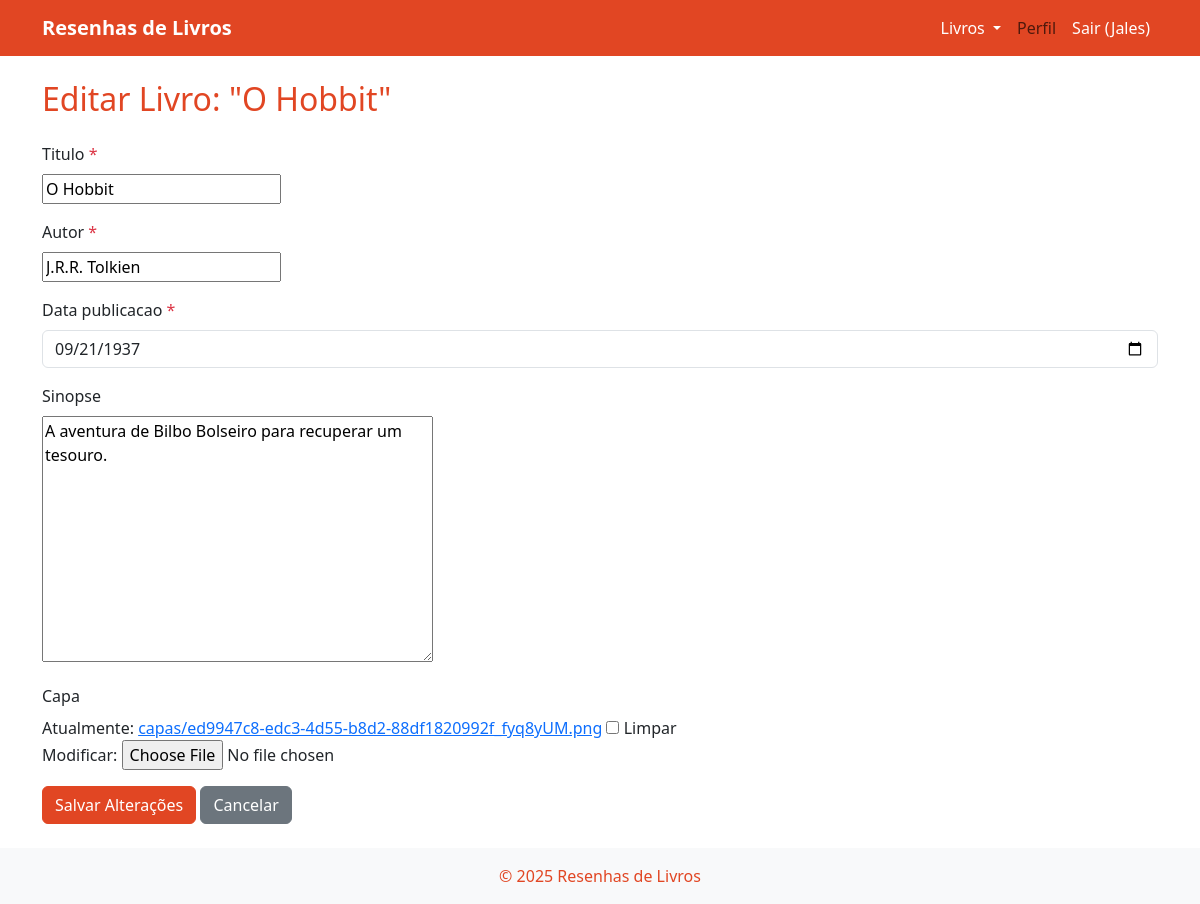
Page /livro/23/editar/ (signed in) on the committed database.
### livros/models.py (models this page shows, shortened)
class Livro(models.Model):
    titulo = models.CharField(max_length=200)
    autor = models.CharField(max_length=100)
    data_publicacao = models.DateField()
    sinopse = models.TextField(blank=True)
    capa = models.ImageField(upload_to='capas/', blank=True, null=True)
    tags = models.ManyToManyField(Tag, blank=True, related_name='livros')

### livros/views.py (the view)
# urls.py: path('<int:id>/editar/', views.editar_livro, name='editar_livro'),
@login_required
def editar_livro(request, id):
    livro = get_object_or_404(Livro, id=id)
    if request.method == "POST":
        form = LivroForm(request.POST, request.FILES, instance=livro)
        if form.is_valid():
            form.save()
            return redirect('detalhe_livro', id=livro.id)
    else:
        form = LivroForm(instance=livro)
    return render(request, 'livros/editar_livro.html', {'form': form, 'livro': livro})

### livros/forms.py
class LivroForm(forms.ModelForm):
    class Meta:
        model = Livro
        fields = ['titulo', 'autor', 'data_publicacao', 'sinopse', 'capa']
        widgets = {
            'data_publicacao': forms.DateInput(
                attrs={'type': 'date', 'class': 'form-control'},
                format='%Y-%m-%d'
            ),
            'tags': forms.SelectMultiple(attrs={'class': 'form-control'}),
        }

### livros/templates/livros/editar_livro.html (shortened to what this page needs)
{% extends 'livros/base.html' %}
{% block content %}
<h2 class="main-color mb-4">Editar Livro: "{{ livro.titulo }}"</h2>
<form method="post" enctype="multipart/form-data" class="mb-4">
    {% for field in form %}
        <div class="mb-3">
            <label class="form-label" for="{{ field.id_for_label }}">
                {{ field.label }}
                {% if field.field.required %}
                    <span class="text-danger" title="Obrigatório">*</span>
                {% endif %}
            </label>
            <div>
                {{ field }}
            </div>
        </div>
    {% endfor %}
    <button type="submit" class="btn btn-main">Salvar Alterações</button>
    <a href="{% url 'detalhe_livro' livro.id %}" class="btn btn-secondary">Cancelar</a>
</form>
{% endblock %}

### livros/templates/livros/base.html (shortened to what this page needs)
<!DOCTYPE html>
<html lang="pt-br">
<head>
    <link href="https://cdn.jsdelivr.net/npm/bootstrap@5.3.3/dist/css/bootstrap.min.css" rel="stylesheet">
</head>
<body>
    <nav class="navbar navbar-expand-lg bg-main mb-4">
        <div class="container">
            <a class="navbar-brand fw-bold" href="/" style="color: #fff;">Resenhas de Livros</a>
            <div class="collapse navbar-collapse" id="navbarNav">
                <ul class="navbar-nav ms-auto">
                    <li class="nav-item dropdown">
                        <a class="nav-link dropdown-toggle" href="{% url 'listar_livros' %}" id="livrosDropdown"
                            role="button" data-bs-toggle="dropdown" aria-expanded="false" style="color: #fff;">
                            Livros
                        </a>
                    </li>
                    <li class="nav-item"><a class="nav-link" href="#">Perfil</a></li>
                    <li class="nav-item">
                        <form action="{% url 'logout' %}" method="post" style="display:inline;">
                            <button class="btn btn-link nav-link" type="submit"
                                style="color: #fff; text-decoration: none;">
                                Sair ({{ user.username }})
                            </button>
                        </form>
                    </li>
                </ul>
            </div>
        </div>
    </nav>
    <div class="container">
        {% block content %}
        {% endblock %}
    </div>
    <footer class="bg-light text-center py-3 mt-4">
        <span class="main-color">&copy; {{ year|default:"2025" }} Resenhas de Livros</span>
    </footer>
</body>
</html>

### livros/templates/livros/base.html (style rules this page uses)
.main-color { color: #e14623; }
.bg-main { background-color: #e14623; color: #fff; }
.btn { margin-top: 0 !important; }
.btn-main, .btn-main:active, .btn-main:focus { background-color: #e14623; border-color: #e14623; color: #fff; }

### rows in the picture
Livro: titulo "O Hobbit", form "O Hobbit" "J.R.R. Tolkien" "09/21/1937" "A aventura de Bilbo Bolseiro para recuperar um tesouro."

### other values in the picture
{{ user.username }} "Jales"
{{ field.label }} "Titulo" "Autor" "Data publicacao" "Sinopse" "Capa"
{{ year|default:"2025" }} "2025"
